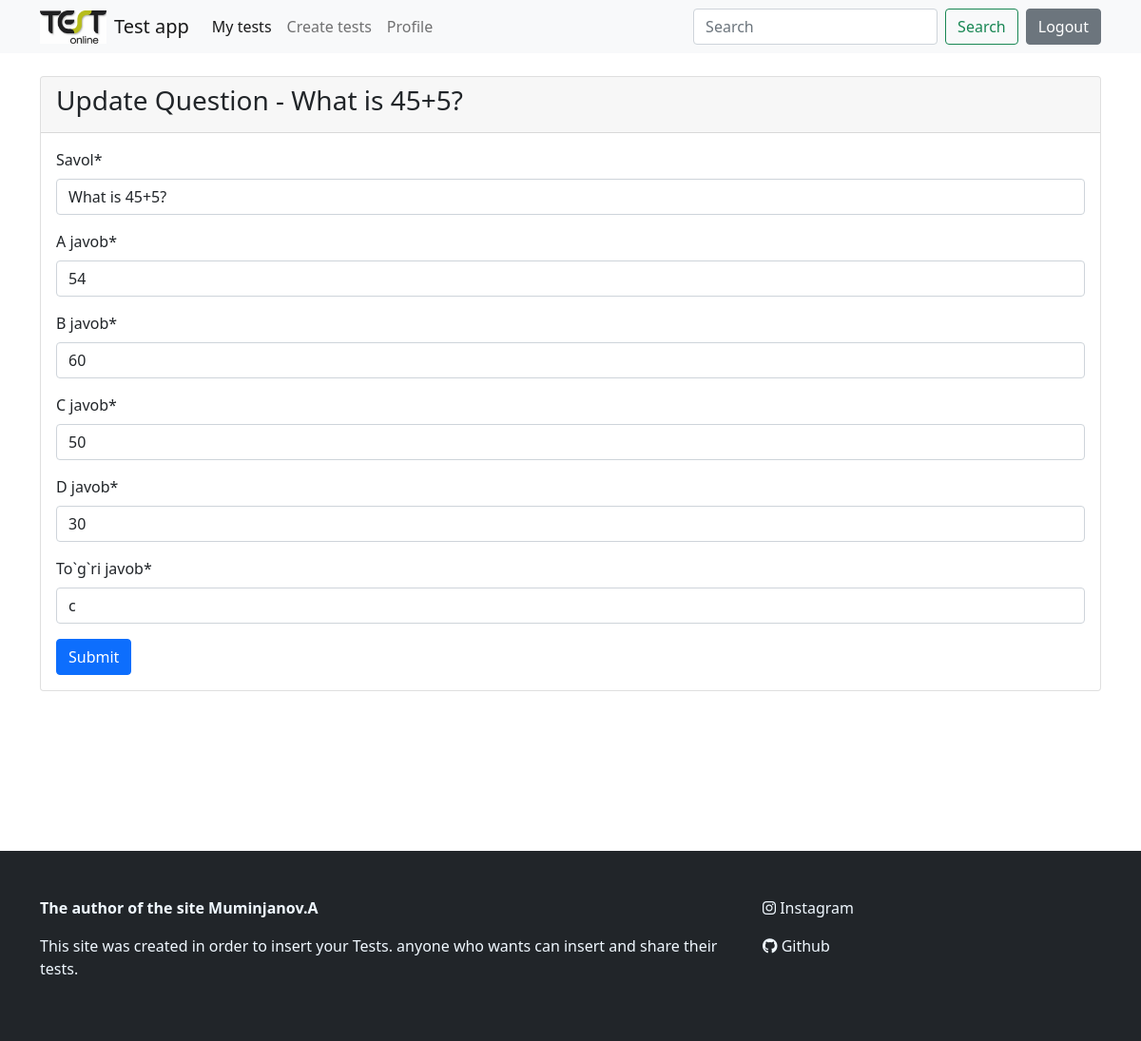
Page /update_question/1/ (signed in) on the committed database.
### main/models.py (models this page shows, shortened)
class Question(models.Model):
    test = models.ForeignKey(Test, on_delete=models.CASCADE, related_name='questions')
    question = models.CharField(max_length=400, verbose_name="savol")
    answer_a = models.CharField(max_length=250, verbose_name="a javob")
    answer_b = models.CharField(max_length=250, verbose_name="b javob")
    answer_c = models.CharField(max_length=250, verbose_name="c javob")
    answer_d = models.CharField(max_length=250, verbose_name="d javob")
    true_answer = models.CharField(max_length=250, verbose_name="to`g`ri javob")
    class Meta:
        verbose_name = "Savol"
        verbose_name_plural = "Savollar"

### main/views.py (the view, shortened to what this page needs)
# urls.py: path("update_question/<int:question_id>/", update_question, name="update_question"),
@login_required(login_url="login")
def update_question(request, question_id):
    question = Question.objects.get(id=question_id)
    user = request.user
    author = question.test.author
    if user == author:
        form = QuestionForm(instance=question)
        return render(request, "update_question.html", {"form":form, "question":question})
    else:
        messages.error(request, "Bu savol sizga tegishli emas.")
        return redirect("login")

### main/forms.py
class QuestionForm(ModelForm):
    class Meta:
        model = Question
        fields = ['question', 'answer_a', 'answer_b', 'answer_c', 'answer_d', 'true_answer']

### templates/update_question.html (shortened to what this page needs)
{% extends 'base.html' %}
{% load crispy_forms_tags %}
{% block content %}
    <div class="card mt-4">
        <div class="card-header">
            <h3>Update Question - {{question.question}}</h3>
        </div>
        <div class="card-body">
            <form method="post"> {% csrf_token %}
                {{ form|crispy }}
                <button class="btn btn-primary" type="submit">Submit</button>
            </form>
        </div>
    </div>
{% endblock content %}
{% block footer %}
      <footer class="py-5 bg-dark">
        <div class="container">
          <div class="row">
                <div class="col-md-8">
                    <p style="color: aliceblue;"><b>The author of the site Muminjanov.A</b></p>
                    <p style="color: aliceblue;">This site was created in order to insert your Tests. anyone who wants can insert and share their tests.</p>
                </div>
                <div class="col-md-4">
                    <p><a style="text-decoration: none; color: aliceblue;" href="https://instagram.com/priler_04?igshid=NzZlODBkYWE4Ng=="><i class="fa-brands fa-instagram"></i> Instagram</a></p>
                    <p><a style="text-decoration: none; color: aliceblue;" href="https://github.com/akbarmuminjanov"><i class="fa-brands fa-github"></i> Github</a></p>
                </div>
          </div>
        </div>
      </footer>
{% endblock footer %}

### rows in the picture
Question: question "What is 45+5?", answer_a "54", answer_b "60", answer_c "50", answer_d "30", true_answer "c"
